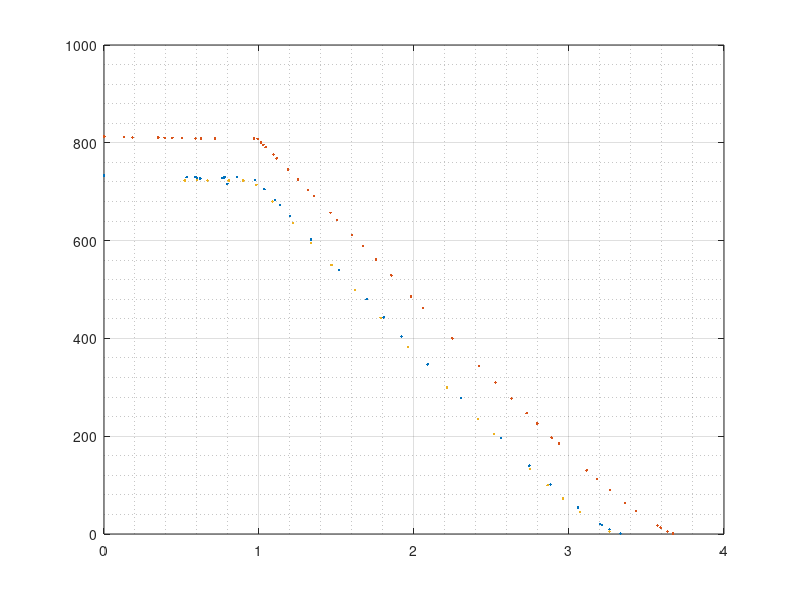

Write MATLAB code to recreate this figure.
clear all; close all;
vals = [
    0      733 
    0.533  730 
    0.59   730 
    0.775  729 
    0.783  730 
    0.859  730 
    0.600  728 
    0.764  728 
    0.621  727 
    0.974  724 
    0.796  716 
    1.035  705 
    1.102  683 
    1.137  673 
    1.198  650 
    1.336  602 
    1.518  540 
    1.694  480  
    1.804  443 
    1.920  404 
    2.088  347 
    2.302  278 
    2.562  196 
    2.744  140 
    2.88   101 
    3.058  54  
    3.201  20  
    3.214  18  
    3.262  9   
    3.333  1        
    ];

vals47 = [
    0.521 723
    0.600 724
    0.667 723
    0.805 723
    0.898 723
    0.983 714
    1.087 680
    1.219 636
    1.335 595
    1.468 550
    1.617 499
    1.785 442
    1.960 383
    2.213 300
    2.413 235
    2.516 204
    2.746 133
    2.862 100
    2.962 73
    3.073 45
    3.261 5
];

%4.92
vals2 = [
0.001 813
0.128 812
0.183 811
0.35 811
0.391 810 
0.441 810
0.503 809.5
0.591 809
0.626 809
0.717 809
0.967 809
0.991 808
1.012 801
1.028 796
1.043 791
1.093 776
1.114 768
1.188 745
1.251 725
1.316 704
1.355 691
1.461 657
1.505 642
1.599 612
1.669 589
1.754 561
1.853 529
1.981 486
2.056 462
2.247 400
2.418 344
2.526 310
2.630 277
2.727 247
2.795 226 
2.888 197
2.935 185
3.114 130
3.180 112
3.262 90
3.362 64
3.434 47
3.571 17
3.591 13
3.636 5
3.671 1
];

plot(vals(:,1), vals(:,2),'.' );
hold on;
plot(vals2(:,1), vals2(:,2),'.' );
plot(vals47(:,1), vals47(:,2),'.' );

grid on;grid minor;

% 
% % V1 = 4.456;
% V2 = 4.92;
% V1 = 4.7;
% 
% vals = vals47;
% % V1 = V3;
% 
% k = V1/V2;
% 
% pin_v1 = vals(:,1);
% pin_v2 = vals2(:,1);
% 
% pin_adc1 = pin_v1 .* 1023 ./ V1;
% pin_adc2 = pin_v2 .* 1023 ./ V2;
% 
% mcu_adc1 = vals(:,2);
% mcu_adc2 = vals2(:,2);
% 
% figure(1);
% 
% plot(mcu_adc1, pin_v1, '.');
% hold on;
% plot(mcu_adc2, pin_v2, '.');
% grid on;grid minor;
% title('adc vs volts on pin');
% 
% figure(2);
% plot(mcu_adc1, pin_adc1, '.');
% hold on;
% plot(mcu_adc2, pin_adc2, '.');
% grid on;grid minor;
% title('adc vs adc on pin');
% 
% dots = [   
%    0.967 809
%    0.991 808
%    2.247 400
%    2.630 277
%    2.935 185
%    3.262 90
%    3.434 47
%    3.65 0
% ];
% 
% kb = [];
% for i=1:length(dots)-1
%     yx1 = dots(i, :);
%     yx2 = dots(i+1, :);
%     k1 = (yx2(1) - yx1(1)) / (yx2(2) - yx1(2));
%     b1 = yx1(1) - k1 * yx1(2);
%     xr1 = [yx1(2) : -0.01 : yx2(2)];
%     yr1 = xr1 .* k1 + b1;
%     kb = [kb; k1 b1];
% %     plot(xr1, yr1);
% end
% 
% x=[850:-0.2:0.2]';
% Vx = partial_linear_approx(x, kb, dots);
% figure(1);
% plot(x, Vx);
% 
% 
% adc1_scaled = mcu_adc1 ./ k;
% figure(3);
% plot(adc1_scaled, pin_v1, '.');
% hold on;
% plot(mcu_adc1, pin_v1, 'o')
% plot(mcu_adc2, pin_v2, 'x');
% grid on;grid minor;
% 
% Vapp1 = partial_linear_approx(adc1_scaled, kb, dots);
% plot(adc1_scaled, Vapp1, '.');
% 
% Vapp1descaled = Vapp1 .* k;
% plot(mcu_adc1, Vapp1descaled, '.');
% 
% % figure(4);
% diff1 = Vapp1descaled - pin_v1;
% plot(mcu_adc1, diff1, '.');
% grid on;grid minor;
